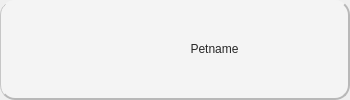
<?xml version="1.0" encoding="UTF-8"?>
<ui version="4.0">
 <class>Form</class>
 <widget class="QWidget" name="Form">
  <property name="geometry">
   <rect>
    <x>0</x>
    <y>0</y>
    <width>350</width>
    <height>100</height>
   </rect>
  </property>
  <property name="windowTitle">
   <string>Form</string>
  </property>
  <layout class="QHBoxLayout" name="horizontalLayout_2">
   <property name="leftMargin">
    <number>0</number>
   </property>
   <property name="topMargin">
    <number>0</number>
   </property>
   <property name="rightMargin">
    <number>0</number>
   </property>
   <property name="bottomMargin">
    <number>0</number>
   </property>
   <item>
    <widget class="QFrame" name="petRecordCard">
     <property name="sizePolicy">
      <sizepolicy hsizetype="MinimumExpanding" vsizetype="Fixed">
       <horstretch>0</horstretch>
       <verstretch>0</verstretch>
      </sizepolicy>
     </property>
     <property name="minimumSize">
      <size>
       <width>350</width>
       <height>100</height>
      </size>
     </property>
     <property name="styleSheet">
      <string notr="true">#petRecordCard{
	border-radius:15px;
	background-color:rgb(244, 244, 244);
	border-bottom:1.5px solid rgb(184, 184, 184);
	border-right:1.5px solid rgb(184, 184, 184);
	border-left:1px solid rgb(198, 198, 198);
}
#petRecordCard:hover{
	background-color:rgb(226, 226, 226);

}</string>
     </property>
     <property name="frameShape">
      <enum>QFrame::StyledPanel</enum>
     </property>
     <property name="frameShadow">
      <enum>QFrame::Raised</enum>
     </property>
     <layout class="QHBoxLayout" name="horizontalLayout">
      <property name="spacing">
       <number>0</number>
      </property>
      <property name="leftMargin">
       <number>20</number>
      </property>
      <property name="topMargin">
       <number>0</number>
      </property>
      <property name="rightMargin">
       <number>0</number>
      </property>
      <property name="bottomMargin">
       <number>0</number>
      </property>
      <item>
       <widget class="QLabel" name="petCardIcon">
        <property name="minimumSize">
         <size>
          <width>30</width>
          <height>30</height>
         </size>
        </property>
        <property name="maximumSize">
         <size>
          <width>60</width>
          <height>60</height>
         </size>
        </property>
        <property name="text">
         <string/>
        </property>
        <property name="pixmap">
         <pixmap>Icons/catIcon.png</pixmap>
        </property>
        <property name="scaledContents">
         <bool>true</bool>
        </property>
       </widget>
      </item>
      <item>
       <widget class="QLabel" name="petNameCard">
        <property name="styleSheet">
         <string notr="true">font: 22pt &quot;Montserrat Black&quot;;
color:rgb(39, 39, 39);</string>
        </property>
        <property name="text">
         <string>Petname</string>
        </property>
        <property name="alignment">
         <set>Qt::AlignCenter</set>
        </property>
       </widget>
      </item>
     </layout>
    </widget>
   </item>
  </layout>
 </widget>
 <resources>
  <include location="resource.qrc"/>
 </resources>
 <connections/>
</ui>
